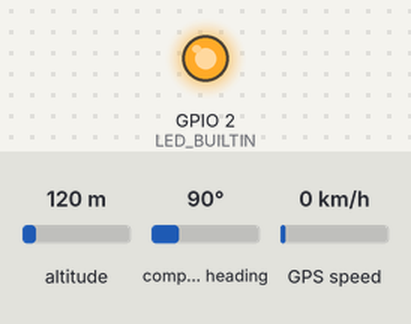
Simulated run of this sketch. Board: ESP8266 (NodeMCU). On the bench: output pins drawn as LEDs (lit = HIGH, except the on-board LED, lit = LOW). The inputs (shaded band) are chosen by the test bench; at power-on: altitude 120 m, compass heading 90°, GPS speed 0 km/h. WiFi joins after 1.5 s; servers stay silent unless stated; uploads are accepted with an empty reply; the GPS gets a fix after 3 s at 37.7749, -122.4194 with 8 satellites; what the sketch prints to the serial monitor is not drawn.

Above: at 7.0 s.
At 20.5 s:
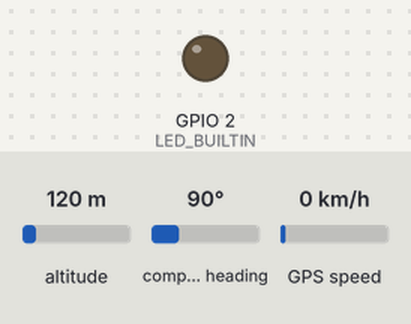
Timing chart, 0 to 32.1 s (numbered marks = the images above):
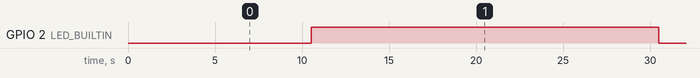

The sketch:

gpspost.ino
```cpp
// EMERGENCY LOCATOR BEACON - Working of POST request from NodeMCU to Custom designed Website

#include <ESP8266WiFi.h>
#include <WiFiClientSecure.h>
#include <ESP8266WebServer.h>
#include <ESP8266HTTPClient.h>

#include <TinyGPS++.h>
#include <SoftwareSerial.h>

//JSON FORMAT
//{
//    "LAT": "10_43_43.5_N",
//    "LONG": "79_01_03.6_S",
//    "ALT": 0,
//    "TIME": "01:55 PM",
//    "DATE": "19/08/2001",
//    "GMAP": "https://www.google.com/maps/place/10%C2%B043'43.5%22N+79%C2%B001'03.6%22E/"
//}
//"{\"LAT\": \"" + latitude + "\", \"LONG\": \"" + longitude + "\", \"ALT\": " + alt + ", \"TIME\": \"" + Timestr + "\", \"DATE\": \"" + Datestr + "\", \"GMAP\": \"" + hlink + "\"}"

//===========================================================================================================
//USER BASED SETTINGS

//POST DATA EVERY - X minutes
const float X = 0.25;
const int postdelay = X * 60 * 1000;

//DEVICE API KEY
String apikey = "myapikey";

/* Set these to your desired credentials. */
const char *ssid = "your_ssid";  //ENTER YOUR WIFI SETTINGS
const char *password = "your_password";

//Link to read data from https://jsonplaceholder.typicode.com/comments?postId=7
//Web/Server address to read/write from
//const char *host = "adi.pythonanywhere.com";
const char *host = "your_website_domain";

//SHA1 finger print of certificate use web browser to view and copy
//const char fingerprint[] PROGMEM = "09 75 11 B4 A8 F5 5B F2 BA 15 D1 EF 27 56 94 8F A7 26 77 63";
const char fingerprint[] PROGMEM = "YOUR_WEBSITE_FINGERPRINT_HERE";

//===========================================================================================================

int RXPin = 4;
int TXPin = 5;
int GPSBaud = 9600;

String Jsonstr;
int stat = 0;
TinyGPSPlus gps;
SoftwareSerial gpsSerial(RXPin, TXPin);

const int httpsPort = 443;  //HTTPS= 443 and HTTP = 80
//=======================================================================
//                    Power on setup
//=======================================================================

void setup() {
  delay(1000);
  pinMode(LED_BUILTIN, OUTPUT);
  Serial.begin(9600);
//  gpsSerial.begin(GPSBaud);
  WiFi.mode(WIFI_OFF);        //Prevents reconnection issue (taking too long to connect)
  delay(1000);
  WiFi.mode(WIFI_STA);        //Only Station No AP, This line hides the viewing of ESP as wifi hotspot

  WiFi.begin(ssid, password);     //Connect to your WiFi router
  Serial.println("");

  Serial.print("Connecting");
  // Wait for connection
  while (WiFi.status() != WL_CONNECTED) {
    delay(500);
    Serial.print(".");
  }

  //If connection successful show IP address in serial monitor
  Serial.println("");
  Serial.print("Connected to ");
  Serial.println(ssid);
  Serial.print("IP address: ");
  Serial.println(WiFi.localIP());  //IP address assigned to your ESP

  gpsSerial.begin(GPSBaud);
  Serial.println("GPS DATA RECEPTION link Succesfull");
}

//=======================================================================
//                    Main Program Loop
//=======================================================================
void loop() {
  Jsonstr = "";
  startgps();

  WiFiClientSecure httpsClient;    //Declare object of class WiFiClient

  Serial.println(host);

  Serial.printf("Using fingerprint '%s'\n", fingerprint);
  httpsClient.setFingerprint(fingerprint);
  httpsClient.setTimeout(15000); // 15 Seconds
  delay(1000);

  Serial.print("HTTPS Connecting");
  int r=0; //retry counter
  while((!httpsClient.connect(host, httpsPort)) && (r < 30)){
      delay(100);
      Serial.print(".");
      r++;
  }
  if(r==30) {
    Serial.println("Connection failed");
  }
  else {
    Serial.println("Connected to web");
  }

  String getData, Link;

  //POST Data
  Link = "/post/" + String(apikey);

  Serial.print("requesting URL: ");
  Serial.println(host);
  /*
   POST /post HTTP/1.1
   Host: postman-echo.com
   Content-Type: application/json
   Content-Length:

   */
//  int lat, lon, acc;
//  lat = rand() % 50;
//  lon = rand() % 50;
//  acc = rand() % 50;
//  String hlink = "https://www.google.com/maps/place/" + String(lat) + "%C2%B0" + "00'00.0" + "%22N+" + String(lon) + "%C2%B0" + "00'00.0" + "%22E/";
//  String jsonstr = "{\"LAT\": \"" + String(lat) + "N\", \"LONG\": \"" + String(lon) + "S\", \"ALT\": \"" + String(acc) + "\", \"TIME\": \"12:05 PM\", \"DATE\": \"25/5/2022\", \"GMAP\": \"" + hlink + "\"" + "}";

  String jsonstr = Jsonstr;
//  Serial.println("https://www.google.com/maps/place/" + String(lat) + "%C2%B000'00.0%22N+" + String(lon) + "%C2%B000'00.0%22E/");

  Serial.println(jsonstr);
  httpsClient.print(String("POST ") + Link + " HTTP/1.1\r\n" +
               "Host: " + host + "\r\n" +
               "Content-Type: application/json"+ "\r\n" +
               "Content-Length: " + String(jsonstr.length()) + "\r\n\r\n" +
               jsonstr + "\r\n" +

               "Connection: close\r\n\r\n");

  Serial.println("request sent");

  while (httpsClient.connected()) {
    String line = httpsClient.readStringUntil('\n');
    if (line == "\r") {
      Serial.println("headers received");
      break;
    }
  }

  Serial.println("reply was:");
  Serial.println("==========");
  String line;
  while(httpsClient.available()){
    line = httpsClient.readStringUntil('\n');  //Read Line by Line
    Serial.println(line); //Print response
  }
  Serial.println("==========");
  Serial.println("closing connection");

  digitalWrite(LED_BUILTIN, LOW);   // turn the LED on (HIGH is the voltage level)
  delay(2000);                       // wait for a second
  digitalWrite(LED_BUILTIN, HIGH);

  Jsonstr = "";
  stat = 0;

  Serial.println(String(postdelay) + "POSTDELAY");
  Serial.println("*******************************************");
  delay(postdelay);  //POST Data at every 2 seconds
}

//-------------------------EXTERNAL FUNCTIONS-------------------------------------
void startgps()
{
  // This sketch displays information every time a new sentence is correctly encoded.
  while (stat == 0) {
    while (gpsSerial.available() > 0) {
      if (gps.encode(gpsSerial.read())) {
        genjson();
        if (stat == 1) {
          Serial.println("JSON TO BE PUBLISHED: " + Jsonstr);
          Serial.println();
          break;
        }
      }
    }
  }

  //  delay(1000);


  // If 5000 milliseconds pass and there are no characters coming in
  // over the software serial port, show a "No GPS detected" error
  Serial.println("-----------JSON STRING CREATION SUCCESSFULL-------------");
  delay(1000);
  if (millis() > 5000 && gps.charsProcessed() < 10)
  {
    Serial.println("No GPS detected");
    while(true);
  }
}

void genjson() {
  String hlink, Datestr, Timestr, alt, latitude, longitude;
  stat = 1;

  if (gps.location.isValid()) {
    Serial.print("Latitude: ");
    Serial.println(gps.location.lat(), 6);
    Serial.print("Longitude: ");
    Serial.println(gps.location.lng(), 6);
    Serial.print("Altitude: ");
    Serial.println(gps.altitude.meters());
    latitude = String(gps.location.lat(), 6);
    longitude = String(gps.location.lng(), 6);
    alt = String(gps.altitude.meters());
    hlink = "https://www.google.com/maps/place/" + latitude + "+" + longitude;
    Serial.println(hlink);
  }
  else
  {
    Serial.println("Location: Not Available");
    stat = 0;
  }

  if (gps.date.isValid() && gps.time.isValid())
  {
    Datestr = String(gps.date.day()) + "/" + String(gps.date.month()) + "/" + String(gps.date.year());
    Serial.println(Datestr);

    Timestr = "";
    if (gps.time.hour() < 10) Timestr += "0";
    Timestr += (String(gps.time.hour()) + ":");
    if (gps.time.minute() < 10) Timestr += "0";
    Timestr += (String(gps.time.minute()) + ":");
    if (gps.time.second() < 10) Timestr += "0";
    Timestr += (String(gps.time.second()) + ".");
    if (gps.time.centisecond() < 10) Timestr += "0";
    Timestr += String(gps.time.centisecond());

    Serial.println(Timestr);

  }
  else
  {
    Serial.println("DATE & TIME Not Available");
    stat = 0;
  }

  String jsonstr = "";
//= "{\"LAT\": \"" + latitude + "\", \"LONG\": \"" + longitude + "\", \"ALT\": \"" + alt + "\", \"TIME\": \"" + Timestr + "\", \"DATE\": \"" + Datestr + "\", \"GMAP\": \"" + hlink + "\"}";

  if (stat) {
    jsonstr = "{\"LAT\": \"" + latitude + "\", \"LONG\": \"" + longitude + "\", \"ALT\": \"" + alt + "\", \"TIME\": \"" + Timestr + "\", \"DATE\": \"" + Datestr + "\", \"GMAP\": \"" + hlink + "\"}";
    Serial.println(String(stat) + "JSON STR: " + jsonstr);
    Jsonstr = jsonstr;
  }
//  else if (jsonstr.length() > 0) {
//    Serial.println("JSON STRING VALID TO BE PUBLISHED" + jsonstr);
//  }
  delay(2000);
}
//=======================================================================
```

Measured:
- by itself, GPIO 2 (LED_BUILTIN): alternates HIGH for 20.0 s and LOW for 2.0 s
